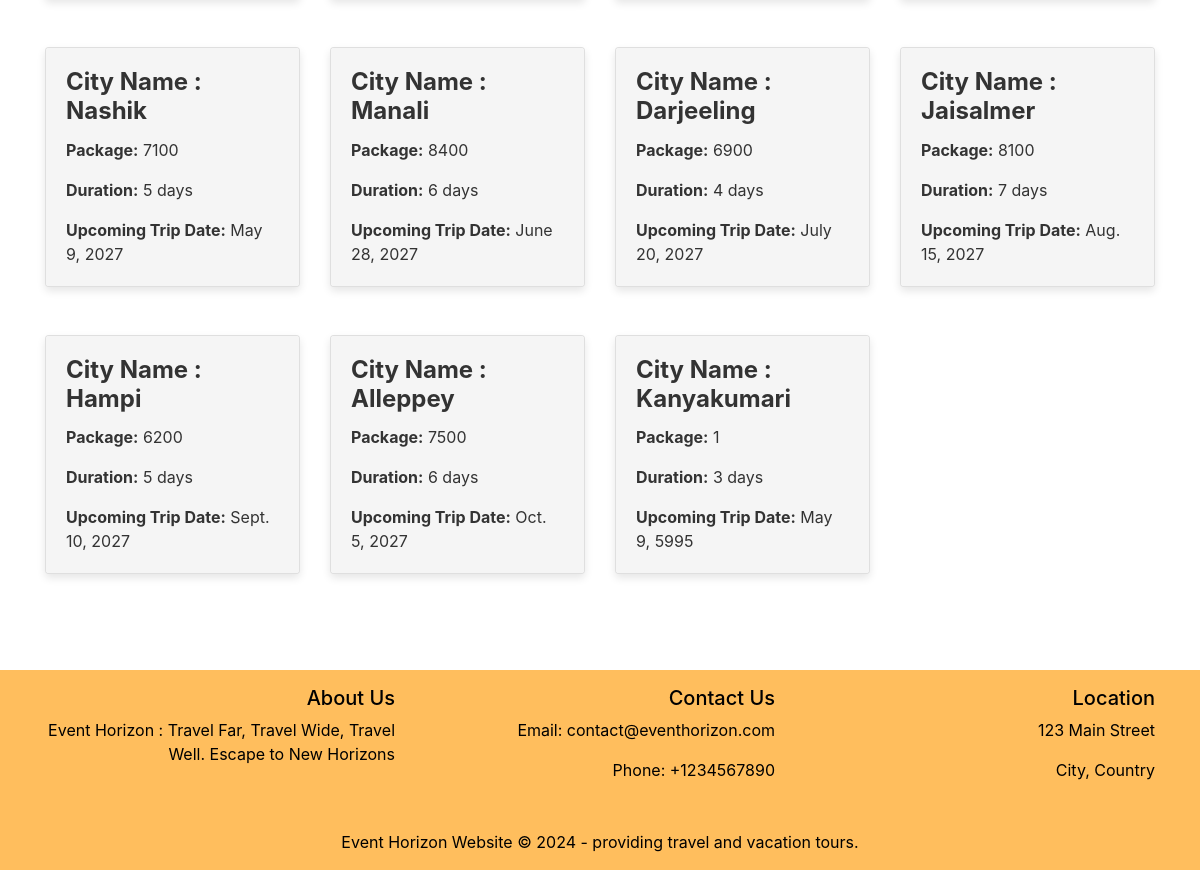
Before: /trips/ (lower part) with the older database file.
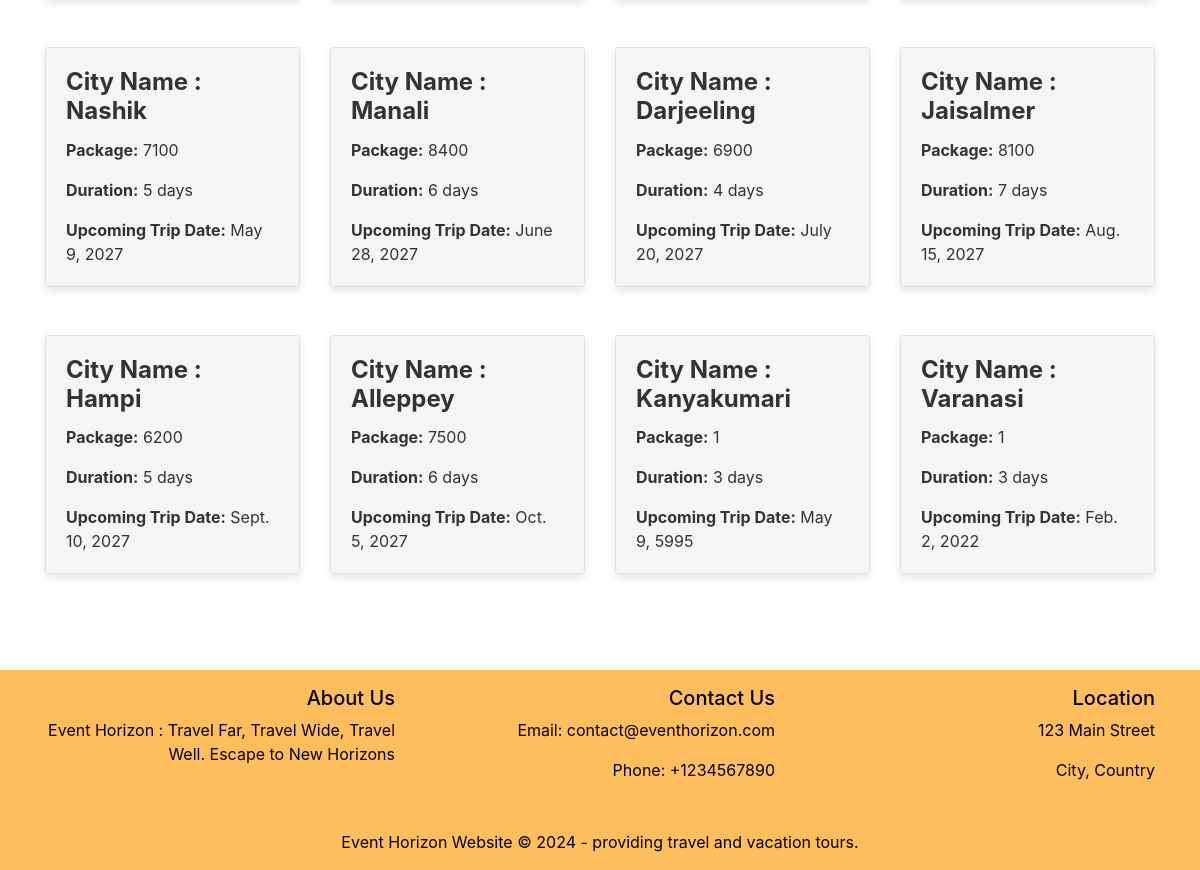
After: the same page with the newer database file.
### eventhorizon/models.py (models this page shows, shortened)
class Trip(models.Model):
    city_name = models.CharField(max_length=100)
    package = models.IntegerField()
    duration = models.CharField(max_length=50)
    upcoming_trip_date = models.DateField()

### eventhorizon/views.py (the view)
# urls.py: path('trips/', views.trips,name="trips"),
def trips(request):
    trips = Trip.objects.all()
    tripsD = {"trips": trips}
    return render(request, 'trips.html', tripsD)

### eventhorizon/templates/trips.html (shortened to what this page needs)
{% extends 'base.html' %}
{% load static %}
{% block content %}
  <div class="traveltripDiv container mt-5">
    <div class="row mt-5">
      {% for trip in trips %}
        <div class="col-md-3 mb-5">
          <div class="card">
            <div class="card-body">
              <h5 class="card-title">City Name : {{ trip.city_name }}</h5>
              <p class="card-text">
                <strong>Package:</strong> {{ trip.package }}
              </p>
              <p class="card-text">
                <strong>Duration:</strong> {{ trip.duration }}
              </p>
              <p class="card-text">
                <strong>Upcoming Trip Date:</strong> {{trip.upcoming_trip_date }}
              </p>
            </div>
          </div>
        </div>
      {% endfor %}
    </div>
  </div>
  <footer class="footer-1 text-white py-3 col-12 mt-5" style="text-align: right; background-color: rgba(255, 153, 0, 0.637); ">
    <div class="container">
      <div class="row">
        <div class="col-md-4" style="color: black">
          <h5>About Us</h5>
          <p>Event Horizon : Travel Far, Travel Wide, Travel Well. Escape to New Horizons</p>
        </div>
        <hr /><br />
        <div class="col-md-4" style="color: black">
          <h5>Contact Us</h5>
          <p>Email: contact@eventhorizon.com</p>
          <p>Phone: +1234567890</p>
        </div>
        <hr /><br />
        <div class="col-md-4" style="color: black">
          <h5>Location</h5>
          <p>123 Main Street</p>
          <p>City, Country</p>
        </div>
      </div>
    </div>
  </footer>
  <footer class="footer text-center py-3 row" style="background-color: rgba(255, 153, 0, 0.637); color: black;">
    <div class="container">
      <span class="">Event Horizon Website &copy; 2024 - providing travel and vacation tours.</span>
    </div>
  </footer>
{% endblock %}

### eventhorizon/templates/base.html (shortened to what this page needs)
{% load static %}
<!DOCTYPE html>
<html lang="en">
  <head>
    <link rel="stylesheet" href="/static/index.css" />
    <link rel="stylesheet" href="/static/trips.css" />
    <link rel="stylesheet" href="https://cdn.jsdelivr.net/npm/bootstrap@4.0.0/dist/css/bootstrap.min.css" />
  </head>
  <body>
    {% block content %}
    {% endblock %}
  </body>
</html>

### eventhorizon/static/index.css (style rules this page uses)
body { margin: 0px; padding: 0px; font-family: sans-serif; overflow-x: hidden; box-sizing: border-box; }
.card { box-shadow: 1px 10px 10px gray; border-radius: 10px; }

### eventhorizon/static/trips.css (style rules this page uses)
.card { border-radius: 15px; overflow: hidden; box-shadow: 0 4px 8px rgba(0,0,0,0.1); transition: transform 0.1s ease-in-out; }
.card-body { background-color: #f8f9fa; padding: 20px; }
.card-title { font-size: 1.5rem; font-weight: bold; }
@media (min-width: 992px) { .col-md-3 { flex: 0 0 25%; max-width: 25%; } }

### eventhorizon/templates/base.html (style rules this page uses)
.card-body { background-color: #f5f5f5; }
body { margin: 0px; padding: 0px; color: #333333; background-color: #ffffff; }
body { overflow-x: hidden; }

Changed rows visible on the page:
added Trip: city_name "Varanasi", package "1", duration "3 days", upcoming_trip_date "Feb. 2, 2022"
